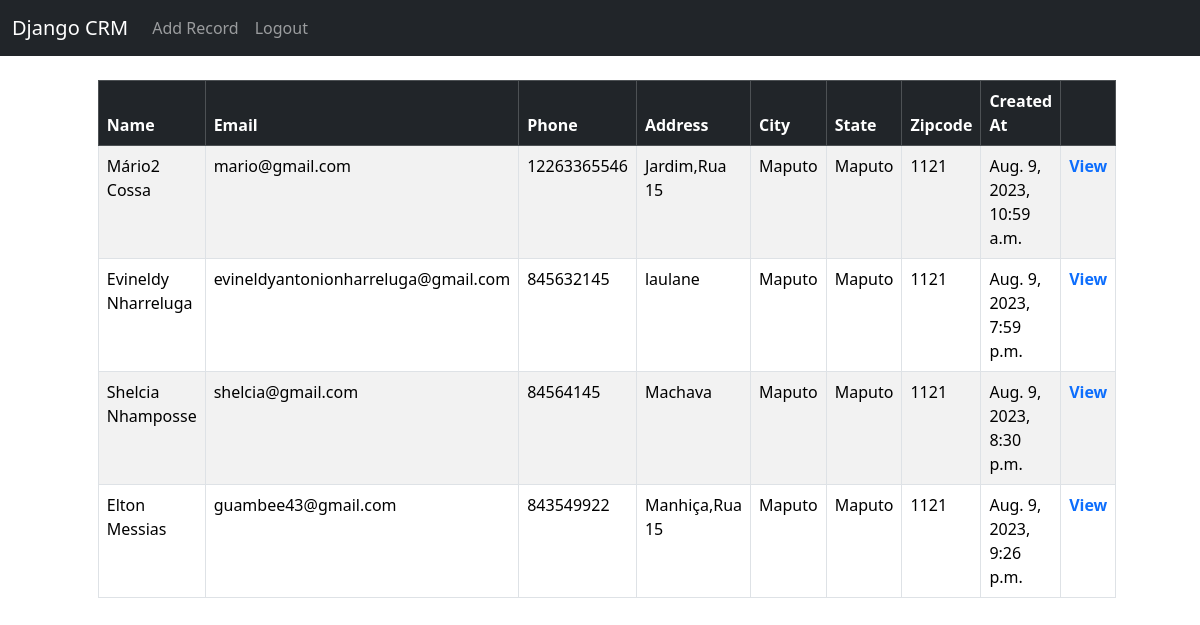
Before: / (signed in) with the older database file.
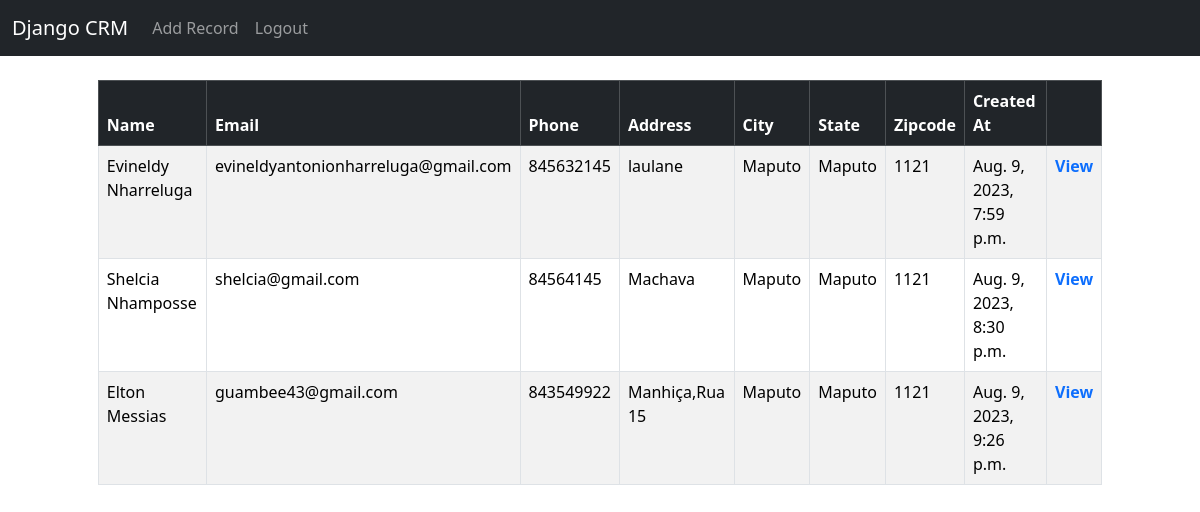
After: the same page with the newer database file.
### CRM/models.py (models this page shows, shortened)
class Record(models.Model):
	created_at = models.DateTimeField(auto_now_add=True)
	first_name = models.CharField(max_length=50)
	last_name =  models.CharField(max_length=50)
	email =  models.CharField(max_length=100)
	phone = models.CharField(max_length=15)
	address =  models.CharField(max_length=100)
	city =  models.CharField(max_length=50)
	state =  models.CharField(max_length=50)
	zipcode =  models.CharField(max_length=20)

### CRM/views.py (the view)
# urls.py: path("", views.home, name="home"),
def home(request):
    records = Record.objects.all()
    if request.method == 'POST':
        username = request.POST['username']
        password = request.POST['password']
        user = authenticate(request, username=username, password=password)
        if user is not None:
            auth_login(request, user)
            messages.success(request, "You have been Logged in")
            return redirect('home')
        else:
           messages.success(request, "There was an error logging in, please try again")
           return redirect('home')
    else:
        return render(request, "website/home.html",{'records':records})

### CRM/templates/website/home.html (shortened to what this page needs)
{% extends 'website/base.html' %}
{% block content %}
<div class="col-md-6 offset-md-3" style="width: 90%; margin: 0 auto;">
    {% if user.is_authenticated  %}
      <table class="table table-striped table table-hover table-bordered" >
        <thead class="table-dark">
          <tr>
            <th scope="col">Name</th>
            <th scope="col">Email</th>
            <th scope="col">Phone</th>
            <th scope="col">Address</th>
            <th scope="col">City</th>
            <th scope="col">State</th>
            <th scope="col">Zipcode</th>
            <th scope="col">Created At</th>
            <th scope="col"></th>
          </tr>
        </thead>
        <tbody>
          {% if records %}
            {% for record in records %}
            <a href="{% url 'add-record' %}">
              <tr>
                <td>{{record.first_name}} {{record.last_name}}</td>
                <td> {{record.email}} </td>
                <td> {{record.phone}} </td>
                <td> {{record.address}} </td>
                <td> {{record.city}} </td>
                <td> {{record.state}} </td>
                <td> {{record.zipcode}} </td>
                <td> {{record.created_at}} </td>
                <td><a href="{% url 'c_record' record.id %}" style="text-decoration: none; font-weight: 700;">View</a></td>
              </tr>
            </a>
            {% endfor %}
          {% endif %}
        </tbody>
      </table>
{% endif %}
{% endblock content %}

Changed rows visible on the page:
removed Record: first_name "Mário2", last_name "Cossa", email "mario@gmail.com", phone "12263365546", address "Jardim,Rua 15", city "Maputo", state "Maputo", zipcode "1121", created_at "Aug. 9, 2023, 10:59 a.m."
